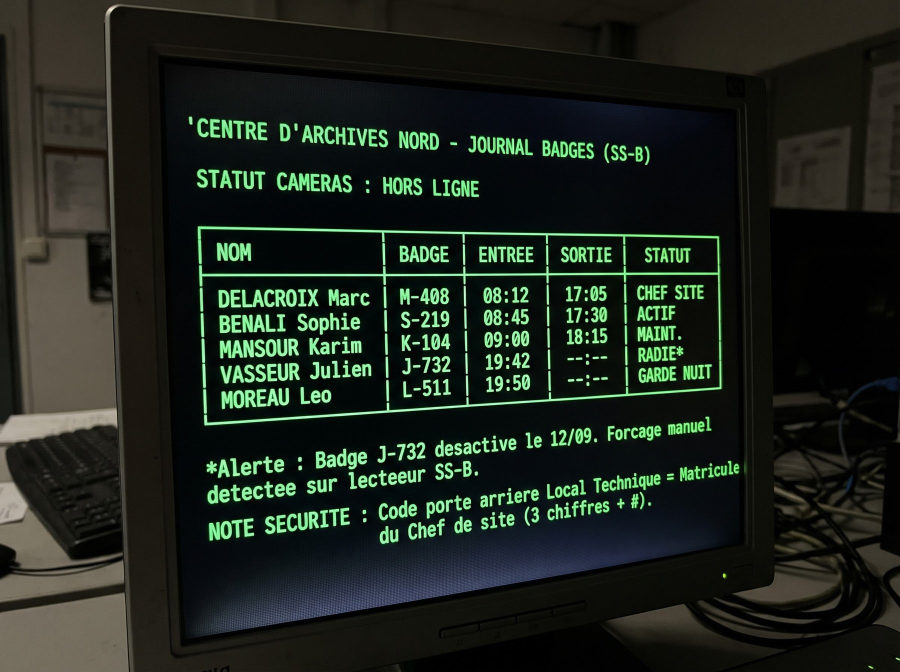
#> input picture medias/02_registre.jpg, 1800 x 1344 px, given in place of v3.jpg, which was not available (shown at 1/2 size); the run also reads 1 picture not shown here
$ python provisoires.py ../medias/02_registre.jpg
#> lines starting #> are read from the running program, lines starting #| are printed output that depends on the picture
# Médias PROVISOIRES de la v2.5 (en attendant les vrais visuels et enregistrements du kit).
# Usage : python3 gen/provisoires.py medias
# Écrit dans medias/provisoire/. Le jeu charge d'abord le fichier final (nom du kit, dans medias/),
# et ne prend le provisoire que si le final est absent.
import sys, os, subprocess, wave
import numpy as np
from PIL import Image, ImageDraw, ImageFilter, ImageEnhance, ImageOps, ImageFont
from scipy.signal import butter, lfilter

M = sys.argv[1]
OUT = os.path.join(M, 'provisoire'); os.makedirs(OUT, exist_ok=True)
rng = np.random.default_rng(42)

# =====================================================================
# IMAGES
# =====================================================================
def frame(t, path):
#> called with t = 3, path = '/tmp/v3.jpg'
    subprocess.run(['ffmpeg', '-v', 'error', '-y', '-ss', str(t), '-i', f'{M}/08_video_couloir.mp4',
                    '-frames:v', '1', '-q:v', '2', path], check=True)
#> (this line was passed over: subprocess is not available in this run)

def silhouette(im, cx, top, h, blur=6, opacity=0.42, tone=(5, 5, 7)):
    """Silhouette humaine sombre, floue, sans ombre (ni reflet d'yeux)."""
    k = h / 200.0
    mask = Image.new('L', im.size, 0); d = ImageDraw.Draw(mask)
    hw = 17 * k
    d.ellipse([cx - hw, top, cx + hw, top + 42 * k], fill=255)
    d.polygon([(cx - 12 * k, top + 38 * k), (cx + 12 * k, top + 38 * k), (cx + 36 * k, top + 66 * k),
               (cx + 40 * k, top + h), (cx - 40 * k, top + h), (cx - 36 * k, top + 66 * k)], fill=255)
    mask = mask.filter(ImageFilter.GaussianBlur(blur))
    alpha = mask.point(lambda v: int(v * opacity))
    return Image.composite(Image.new('RGB', im.size, tone), im, alpha)

def cctv(im, box, size=(960, 720), green=True):
    """Transforme une photo en flux de caméra : N&B gris-vert, basse définition, bruit."""
    im = im.crop(box).convert('L')
    im = ImageEnhance.Contrast(im).enhance(1.25)
    im = im.resize((size[0] // 3, size[1] // 3)).resize(size, Image.BILINEAR)
    a = np.asarray(im).astype(np.float32)
    a += rng.normal(0, 13, a.shape)
    a = np.clip(a, 0, 255)
    if green:
        rgb = np.stack([a * 0.82, a * 0.97, a * 0.84], -1)
    else:
        rgb = np.stack([a, a, a], -1)
    # léger effet « fish-eye » : vignette
    yy, xx = np.mgrid[0:size[1], 0:size[0]]
    r = np.sqrt(((xx - size[0] / 2) / size[0]) ** 2 + ((yy - size[1] / 2) / size[1]) ** 2)
    rgb *= np.clip(1.15 - r * 1.1, 0.25, 1)[..., None]
    return Image.fromarray(np.clip(rgb, 0, 255).astype(np.uint8))

def save_jpg(im, name, q=82):
    im.save(f'{OUT}/{name}', quality=q, optimize=True)

# --- Ch. 4 : paire vitre (même image source, au pixel près) ---
frame(3, '/tmp/v3.jpg')
base = Image.open('/tmp/v3.jpg').convert('RGB')
#> base is the input picture: PIL image 1800x1344 RGB; mean R, G, B 29.8, 37.6, 29.2
base = ImageEnhance.Brightness(base).enhance(0.78).filter(ImageFilter.GaussianBlur(0.8))
save_jpg(base, 'vitre_vide.jpg')
save_jpg(silhouette(base, 470, 560, 330, blur=8, opacity=0.40), 'vitre_silhouette.jpg')
#> in silhouette, `mask = Image.new('L', im.size, 0)`: mask: PIL image 1800x1344 L; every value is 0
#> in silhouette, `mask = mask.filter(ImageFilter.GaussianBlur(blur))`:
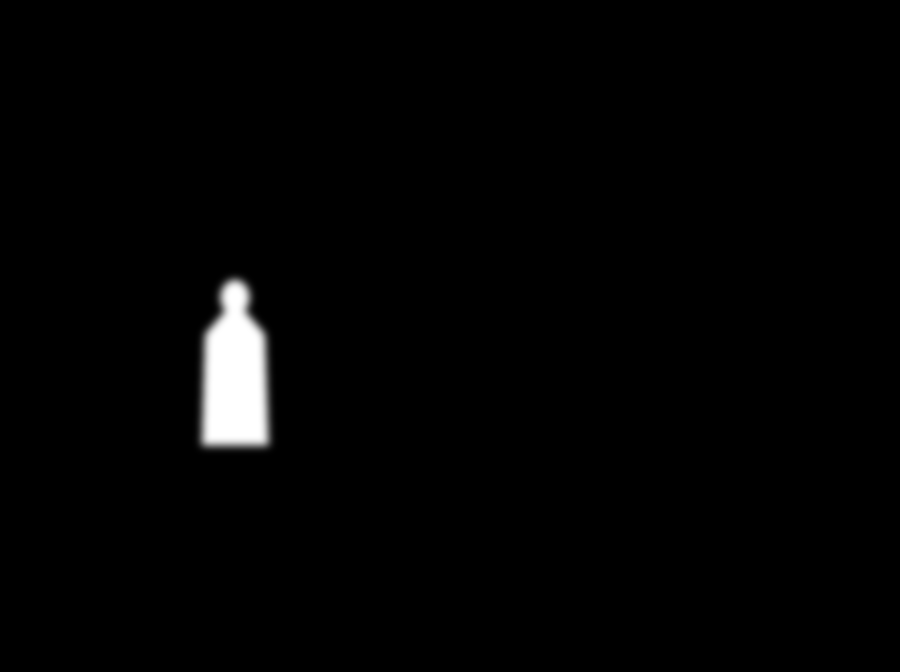
#> mask: PIL image 1800x1344 L (shown at 1/2 size); min 0, max 255, mean 3.7

# --- CAM 01 : couloir principal (vide / silhouette) ---
c = Image.open(f'{M}/01_couloir.jpg').convert('RGB')
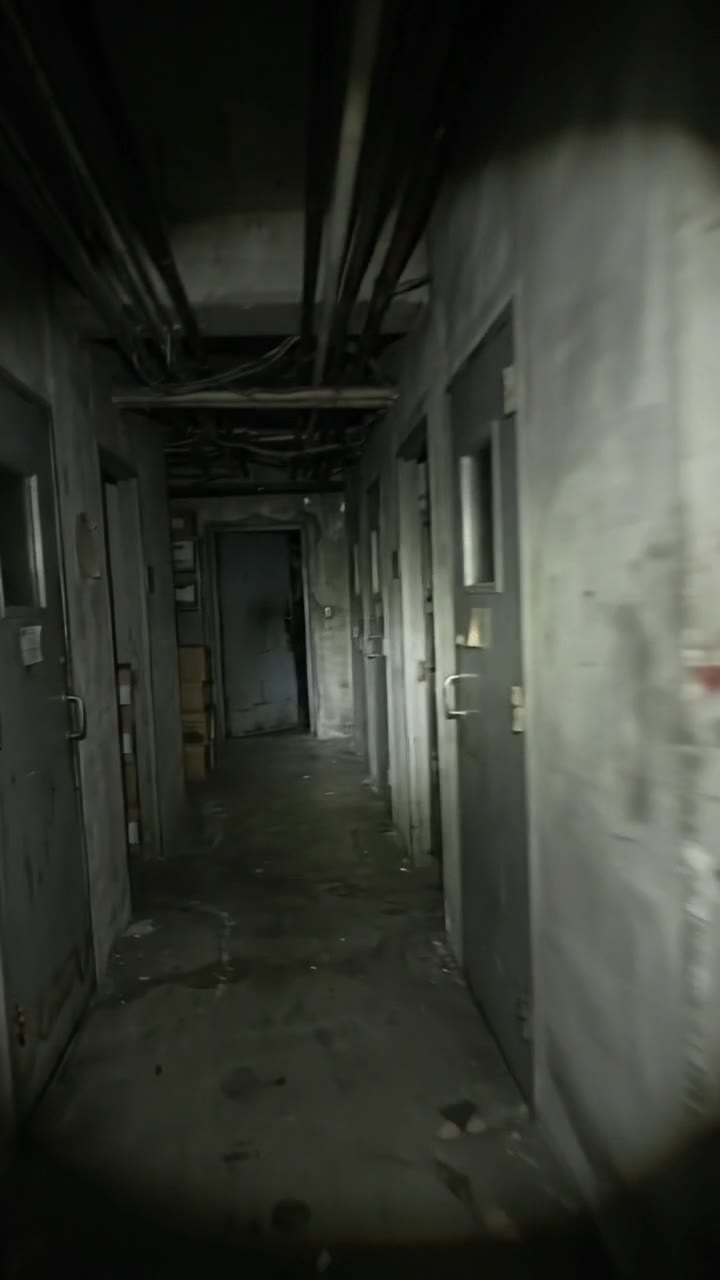
#> input picture medias/01_couloir.jpg, 720 x 1280 px, found by its file name
#> c is the input picture: PIL image 720x1280 RGB; mean R, G, B 53.9, 56.3, 49.1
c_sil = silhouette(c, 300, 560, 200, blur=4, opacity=0.70)
#> in silhouette (call 2), `mask = Image.new('L', im.size, 0)`: mask: PIL image 720x1280 L; every value is 0
box = (0, 370, 720, 910)
save_jpg(cctv(c, box), 'cam01_couloir_vide.jpg')
save_jpg(cctv(c_sil, box), 'cam01_couloir_silhouette.jpg')

# --- CAM 02 : couloir de service (vide / silhouette) ---
s = Image.open(f'{M}/cam_service.jpg').convert('RGB')
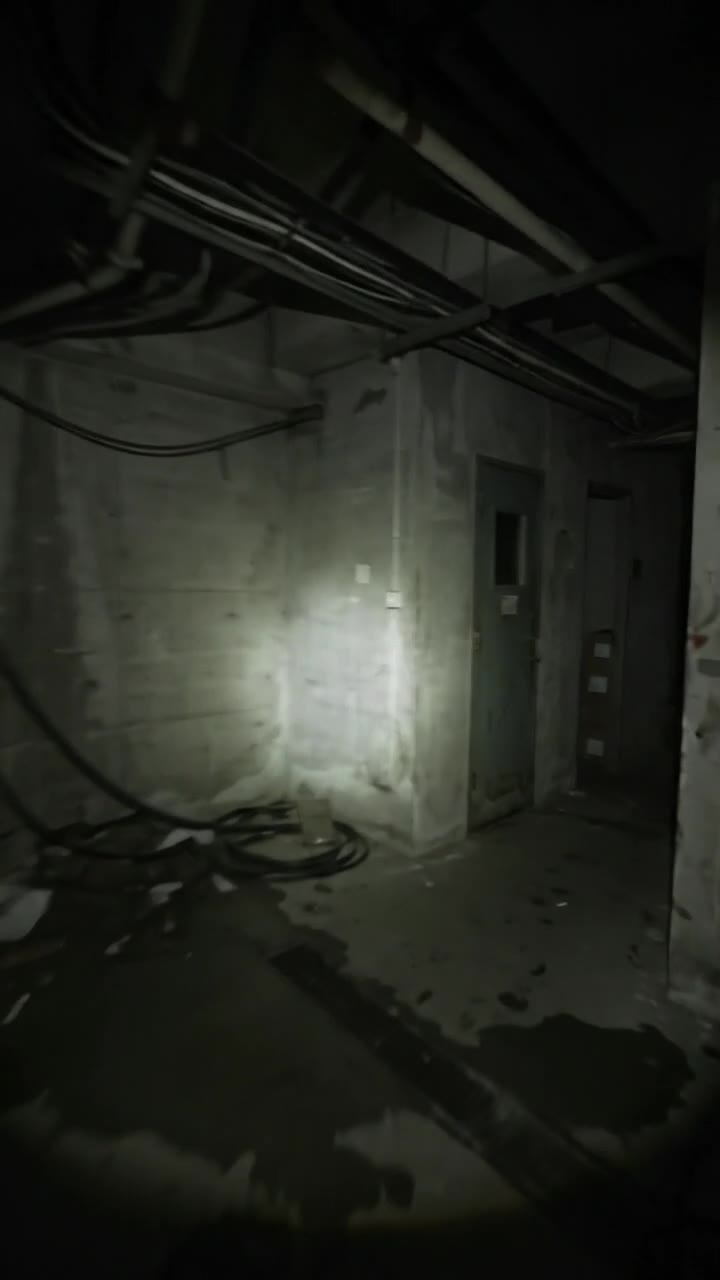
#> input picture medias/cam_service.jpg, 720 x 1280 px, found by its file name
#> s is the input picture: PIL image 720x1280 RGB; mean R, G, B 34.7, 36.6, 30.5
s_sil = silhouette(s, 520, 470, 330, blur=5, opacity=0.75)
#> call 3 of silhouette, with cx = 520, top = 470, h = 330, blur = 5, opacity = 0.75, tone = (5, 5, 7)
#> in silhouette (call 3), `alpha = mask.point(lambda v: int(v * opacity))`:
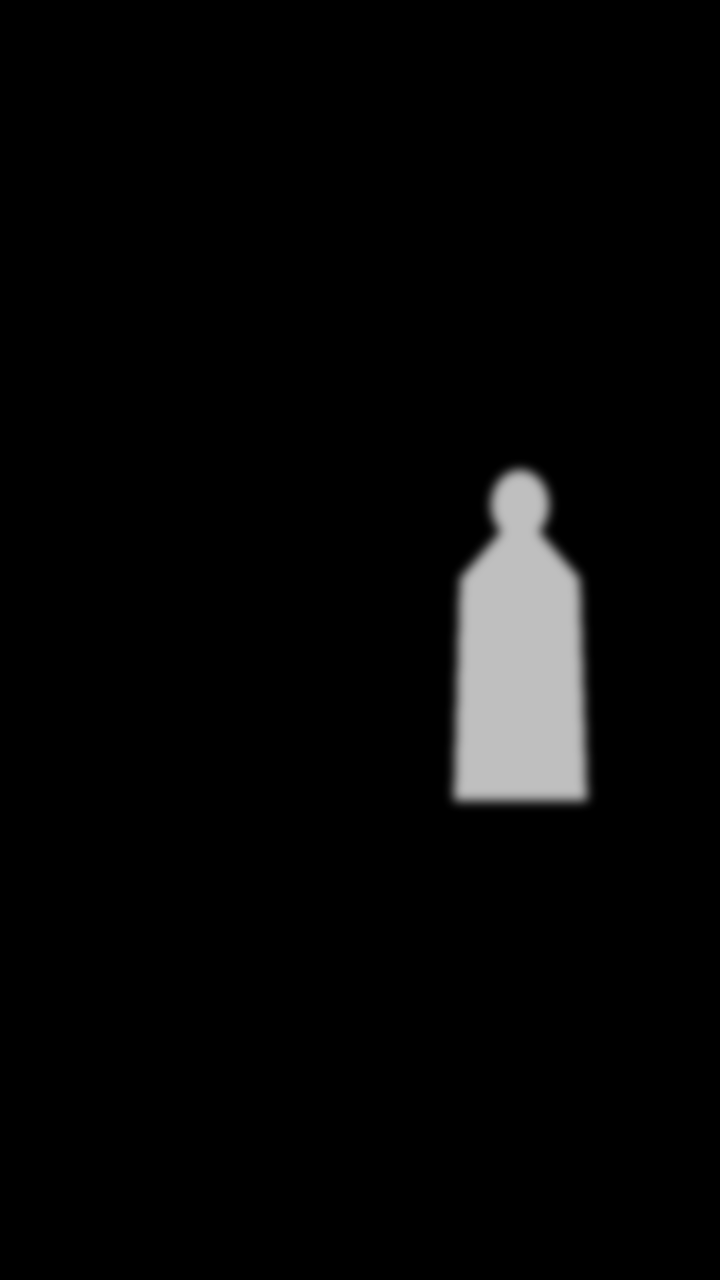
#> alpha: PIL image 720x1280 L; min 0, max 191, mean 7.2
box = (0, 300, 720, 840)
save_jpg(cctv(s, box), 'cam02_service_vide.jpg')
save_jpg(cctv(s_sil, box), 'cam02_service_silhouette.jpg')
#> call 4 of cctv, with box = (0, 300, 720, 840), size = (960, 720), green = True
#> in cctv (call 4), `im = ImageEnhance.Contrast(im).enhance(1.25)`:
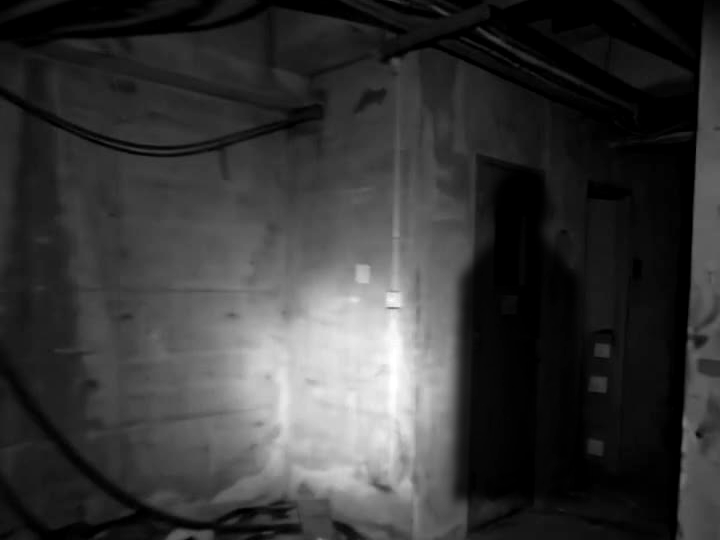
#> im: PIL image 720x540 L; min 0, max 255, mean 55.1
#> in cctv (call 4), `a += rng.normal(0, 13, a.shape)`:
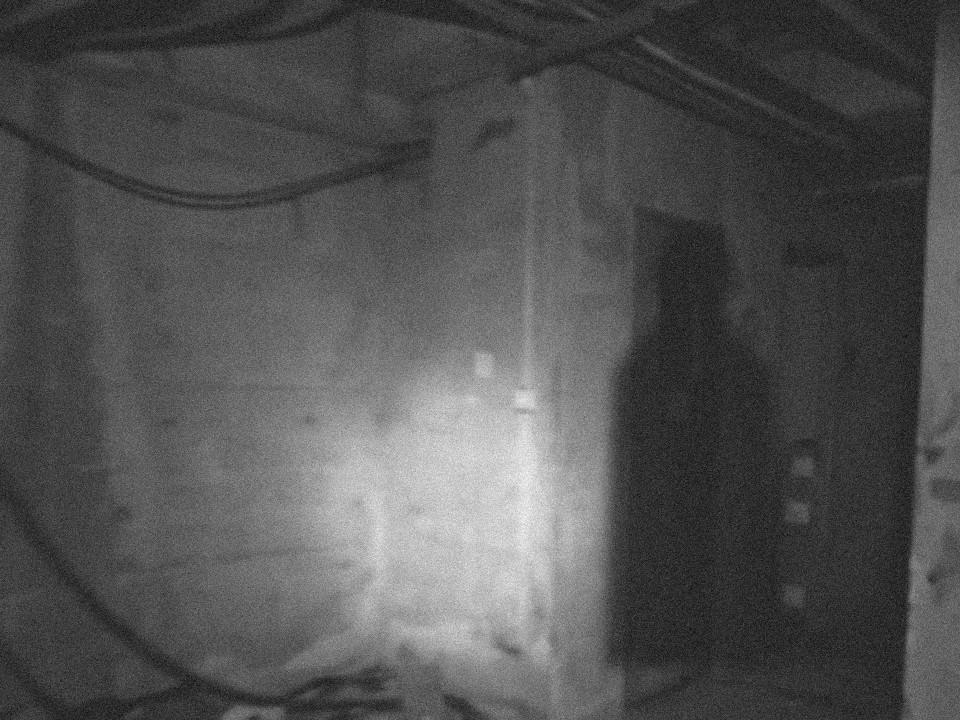
#> a: shape (720, 960) float32; min -59.39, max 295, mean 55.2; drawn with min black and max white

# --- CAM 03 : grille S.14 (vide / silhouette / collée à l'objectif) ---
g = Image.open(f'{M}/cam_s14.jpg').convert('RGB')
box = (0, 330, 720, 870)
save_jpg(cctv(g, box), 'cam03_grille_vide.jpg')
save_jpg(cctv(silhouette(g, 215, 470, 300, blur=5, opacity=0.72), box), 'cam03_grille_s14.jpg')
o = ImageEnhance.Brightness(g).enhance(0.5)
o = silhouette(o, 360, 300, 1300, blur=26, opacity=0.93, tone=(3, 3, 4))
save_jpg(cctv(o, box), 'cam03_objectif.jpg')

# --- Ch. 8 : traînée de sang SÈCHE (brun-noir mat) + badge J-732 ---
t = Image.open(f'{M}/17_trainee.jpg').convert('RGB')
a = np.asarray(t).astype(np.float32)
sat = a[..., 0] - np.maximum(a[..., 1], a[..., 2])
w = np.clip((sat - 4) / 22, 0, 1)[..., None]          # masque doux du rouge
lum = a.mean(axis=2, keepdims=True) / 255.0
dry = np.array([34, 22, 16]) * (0.6 + lum)              # brun-noir mat
a = a * (1 - w) + dry * w
t = Image.fromarray(a.astype(np.uint8))
badge = Image.new('RGBA', (170, 110), (0, 0, 0, 0)); bd = ImageDraw.Draw(badge)
bd.rounded_rectangle([0, 0, 169, 109], 12, fill=(214, 214, 208, 255), outline=(150, 150, 145, 255), width=2)
bd.rectangle([10, 14, 60, 74], fill=(120, 124, 128, 255))
try:
    f1 = ImageFont.truetype('/usr/share/fonts/truetype/dejavu/DejaVuSans-Bold.ttf', 30)
    f2 = ImageFont.truetype('/usr/share/fonts/truetype/dejavu/DejaVuSans.ttf', 13)
except Exception:
    f1 = f2 = ImageFont.load_default()
bd.text((70, 26), 'J-732', fill=(15, 15, 15, 255), font=f1)
bd.text((70, 64), 'ARCHIVES NORD', fill=(40, 40, 40, 255), font=f2)
bd.text((12, 84), 'VASSEUR J.', fill=(40, 40, 40, 255), font=f2)
badge = badge.rotate(-18, expand=True, resample=Image.BICUBIC)
t.paste(badge, (395, 1060), badge)
d = ImageDraw.Draw(t); d.line([(445, 1062), (430, 990), (400, 930)], fill=(12, 12, 12), width=6)
t = ImageEnhance.Brightness(t).enhance(0.95)
save_jpg(t, 'trainee_sang_vasseur.jpg')

# =====================================================================
# SONS (numpy -> wav -> mp3, crête plafonnée à -6 dBFS)
# =====================================================================
SR = 44100
def T(sec): return np.arange(int(sec * SR)) / SR
def db(x, d): return x * 10 ** (d / 20)
def norm(x, peak=-6):
    m = np.max(np.abs(x)); return x if m == 0 else x / m * 10 ** (peak / 20)
def bp(x, lo, hi, order=4):
    b, a = butter(order, [lo / (SR / 2), hi / (SR / 2)], 'band'); return lfilter(b, a, x)
def lp(x, f, order=2):
    b, a = butter(order, f / (SR / 2)); return lfilter(b, a, x)
def hp(x, f, order=2):
    b, a = butter(order, f / (SR / 2), 'high'); return lfilter(b, a, x)
def interphone(x):
    y = lp(hp(x, 300, 4), 3200, 4)
    # compression simple
    env = lp(np.abs(y), 30, 1) + 1e-6
    thr = 10 ** (-18 / 20) * np.max(env)
    g = np.where(env > thr, (thr + (env - thr) / 4) / env, 1.0)
    y = y * g
    return y + db(np.sin(2 * np.pi * 50 * T(len(x) / SR)) + 0.5 * np.sin(2 * np.pi * 100 * T(len(x) / SR)), -38) \
             + db(lp(rng.standard_normal(len(x)), 4000), -44)
def babble(sec, rate=4.2, level=-14):
    """Voix provisoire : babillage formantique, assez proche d'une parole étouffée."""
#> called with sec = 11.3, rate = 4.4, level = -12
    n = int(sec * SR); out = np.zeros(n); src = rng.standard_normal(n)
    # voix (impulsions glottiques ~120 Hz) + souffle
    f0 = 118 + 10 * np.sin(2 * np.pi * 0.7 * T(sec))
    ph = np.cumsum(f0 / SR); glott = (np.mod(ph, 1) < 0.08).astype(float) * 2 - 0.16
    exc = glott + 0.25 * src
    seg = int(SR / rate); i = 0
    vowels = [(730, 1090), (270, 2290), (300, 870), (530, 1840), (570, 840), (440, 1020), (660, 1700)]
    while i < n:
        L = int(seg * rng.uniform(0.6, 1.4)); f1, f2 = vowels[rng.integers(len(vowels))]
        e = exc[i:i + L]
        y = bp(e, f1 * 0.8, f1 * 1.25, 2) + 0.6 * bp(e, f2 * 0.85, f2 * 1.18, 2)
        env = np.sin(np.linspace(0, np.pi, len(y))) ** 0.8
        if rng.random() < 0.18: env *= 0.05      # petites pauses
        out[i:i + len(y)] += y * env; i += L
    return db(norm(out, 0), level)
# [4 lines left out: function breath, not called in this run]
def step(level=-14):
    tt = T(0.35); s = np.sin(2 * np.pi * 70 * tt) * np.exp(-tt * 28) + 0.35 * lp(rng.standard_normal(len(tt)), 1800) * np.exp(-tt * 40)
    return db(norm(s, 0), level)
def knock(level=-10):
    tt = T(0.4); s = np.sin(2 * np.pi * 95 * tt) * np.exp(-tt * 22) + 0.5 * bp(rng.standard_normal(len(tt)), 200, 1500) * np.exp(-tt * 30)
    return db(norm(s, 0), level)
def click(level=-12, f=3200):
    tt = T(0.06); s = bp(rng.standard_normal(len(tt)), f * 0.6, f * 1.4) * np.exp(-tt * 120)
    return db(norm(s, 0), level)
# [22 lines left out: functions metal_lock, bang, glass, not called in this run]
def bip(level=-14, f=1000, d=0.25):
    tt = T(d); return db(np.sin(2 * np.pi * f * tt) * np.minimum(1, (d - tt) * 50), level)
def mix(base, clip, at):
    k = int(at * SR); end = min(len(base), k + len(clip)); base[k:end] += clip[:end - k]; return base
def pan(x, p):  # p : -1 gauche, 0 centre, +1 droite (puissance constante)
    a = (np.asarray(p) + 1) * np.pi / 4
    return np.stack([x * np.cos(a), x * np.sin(a)], -1)
def save(x, name, peak=-6, br='160k'):
    x = norm(np.asarray(x, dtype=np.float64), peak)
    ch = 1 if x.ndim == 1 else 2
    wav = f'/tmp/{name}.wav'
#> (the run stopped early here; a loop or call above may not have finished)
